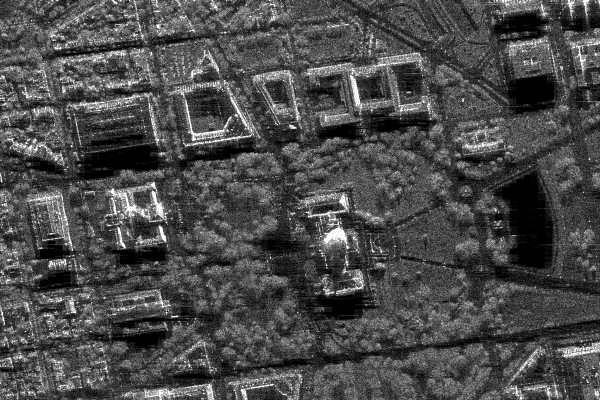
#> input picture dz1/sar_1_gray.jpg, 600 x 400 px
$ jupyter execute dz_1.ipynb
#> lines starting #> are read from the running program, lines starting #| are printed output that depends on the picture; after the words box and inside, x2 and y2 are one past the last pixel; in counts of white or black regions, pixels touching at a corner belong together
[cell 1]
import numpy as np
import cv2
import matplotlib.pyplot as plt

[cell 2]
image = cv2.imread('sar_1_gray.jpg')
#> image is the input picture: shape (400, 600, 3); min 0, max 255, mean 74.9
image_gray = cv2.cvtColor(image, cv2.COLOR_BGR2GRAY)

plt.figure(figsize=(6,3))
plt.imshow(image_gray, cmap='gray')
plt.title("Оригинал (gray)")
plt.axis("off")
plt.show()
print(" ")

[cell 3]
hist = cv2.calcHist([image_gray], [0], None, [256], [0,256])
#> hist = 256 values, max 3786 at index 1, min 40 at index 251, mean 937.5
hist_cum = hist.cumsum()
#> hist_cum = 256 values from 2689 to 240000
hist_norm = hist / (image_gray.shape[0]*image_gray.shape[1])
#> hist_norm = 256 values, max 0.0158 at index 1, min 0.000167 at index 251, mean 0.00391

plt.figure(figsize=(12,4))
plt.subplot(1,3,1)
plt.plot(hist)
plt.title("Обычная гистограмма")
plt.xlabel("Интенсивность")
plt.ylabel("Частота")
plt.grid(True)

plt.subplot(1,3,2)
plt.plot(hist_cum)
plt.title("Кумулятивная гистограмма")
plt.xlabel("Интенсивность")
plt.ylabel("Накопленная частота")
plt.grid(True)

plt.subplot(1,3,3)
plt.plot(hist_norm)
plt.title("Нормализованная гистограмма")
plt.xlabel("Интенсивность")
plt.ylabel("Вероятность")
plt.grid(True)

plt.tight_layout()
plt.show()
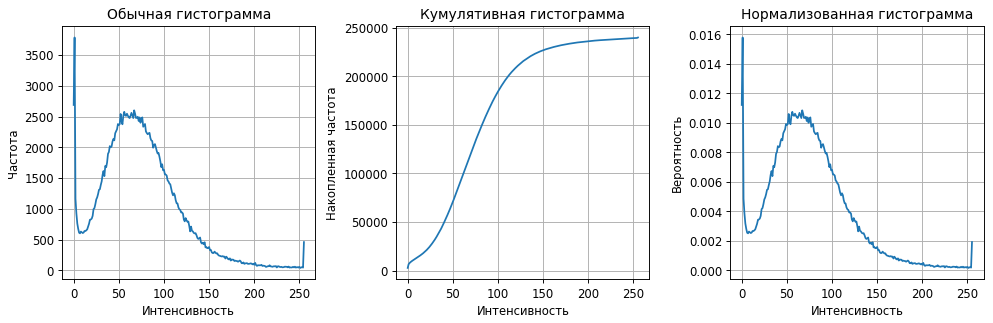
#> figure drawn by matplotlib, 3 panels; panel 1: curve peaks at x = 1, y = 3786; panel 2: curve peaks at x = 255, y = 240000; panel 3: curve peaks at x = 1, y = 0.0158
print(" ")

[cell 4]
def gamma_correction(img, gamma):
    img_f = img.astype(np.float32)/255.0
    corrected = np.power(img_f, gamma)
    corrected = np.clip(corrected*255, 0, 255).astype(np.uint8)
    return corrected

gamma_values = [0.2,0.4,0.6,0.8,1.0,1.2,1.5,1.8,2.2]

plt.figure(figsize=(18,6))
plt.subplot(2,5,1)
plt.imshow(image_gray, cmap='gray')
plt.title("Оригинал")
plt.axis("off")

gamma_results = {}
for i, g in enumerate(gamma_values):
    corrected = gamma_correction(image_gray, g)
    gamma_results[g] = corrected
    plt.subplot(2,5,i+2)
    plt.imshow(corrected, cmap='gray')
    plt.title(f"γ={g}")
    plt.axis("off")
#> this loop made 9 passes
#> pass 1, in gamma_correction, `corrected = np.power(img_f, gamma)`:
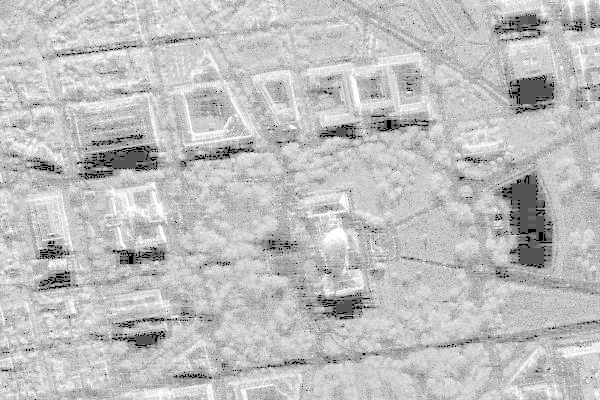
#> corrected: shape (400, 600) float32; min 0, max 1, mean 0.75
#> pass 2, in gamma_correction (call 2), `corrected = np.power(img_f, gamma)`:
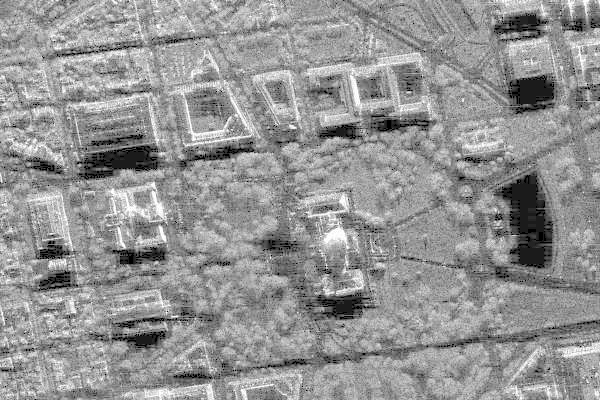
#> corrected: shape (400, 600) float32; min 0, max 1, mean 0.581
#> after the loop, gamma_results = 9 items

plt.tight_layout()
plt.show()
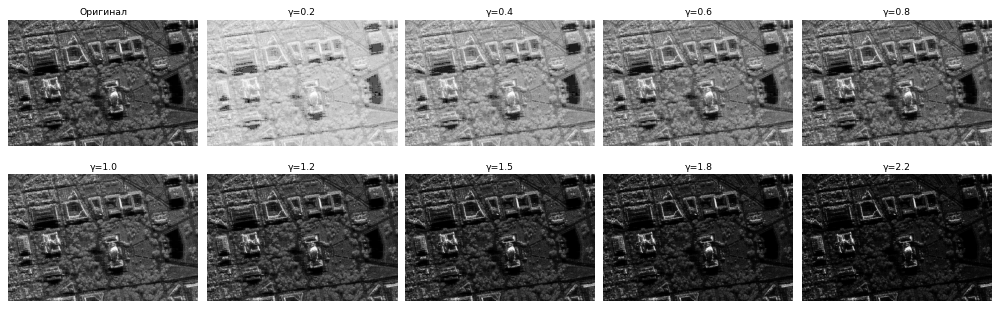
#> figure drawn by matplotlib, 10 panels
print(" ")

[cell 5]
from skimage.metrics import structural_similarity, mean_squared_error

def mse(img1,img2):
    return np.mean((img1.astype(float)-img2.astype(float))**2)

def compute_ssim(img1,img2):
    return structural_similarity(img1,img2,data_range=255)

print(f"{'Gamma':>6} | {'MSE':>8} | {'SSIM':>8}")
print("-"*30)
for g,img_g in gamma_results.items():
    mse_val = mse(image_gray, img_g)
    ssim_val = compute_ssim(image_gray, img_g)
    print(f"{g:6} | {mse_val:8.2f} | {ssim_val:8.4f}")
#> this loop made 9 passes
#> (g, mse_val, ssim_val) on passes 1 to 9: (0.2, 14018.1, 0.503), (0.4, 5517.9, 0.712), (0.6, 1784.3, 0.854), (0.8, 323.2, 0.96), (1, 0, 1), (1.2, 223.8, 0.957), (1.5, 971.8, 0.807), (1.8, 1837.9, 0.632), (2.2, 2894.1, 0.436)
#|    0.2 | 14018.05 |   0.5027
#|    0.4 |  5517.94 |   0.7121
#|    0.6 |  1784.27 |   0.8535
#|    0.8 |   323.21 |   0.9600
#|    1.0 |     0.00 |   1.0000
#|    1.2 |   223.76 |   0.9572
#|    1.5 |   971.82 |   0.8066
#|    1.8 |  1837.90 |   0.6316
#> (further printed lines are left out)
print(" ")

[cell 6]
mean_src = image_gray.mean()
#> mean_src = 74.94
std_src = image_gray.std()
#> std_src = 43.66
eq_gray = cv2.equalizeHist(image_gray)
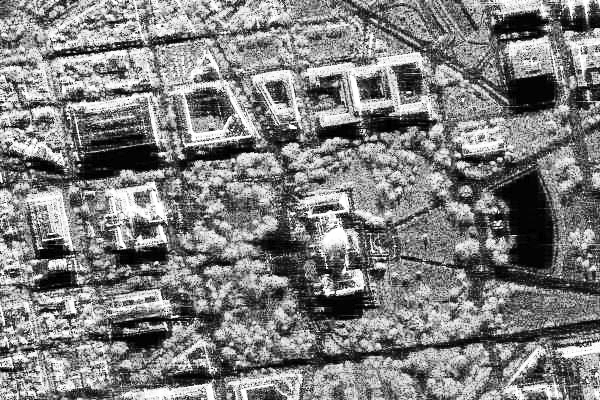
#> eq_gray: shape (400, 600); min 0, max 255, mean 127
mean_eq = eq_gray.mean()
#> mean_eq = 127
std_eq = eq_gray.std()
#> std_eq = 74.27

print(f"Исходная статистика: mean={mean_src:.2f}, std={std_src:.2f}")
#| Исходная статистика: mean=74.94, std=43.66
print(f"Целевая статистика (eq_gray): mean={mean_eq:.2f}, std={std_eq:.2f}")
#| Целевая статистика (eq_gray): mean=127.03, std=74.27

if std_src>1e-6:
    corrected_stat = mean_eq + (image_gray.astype(float)-mean_src)*(std_eq/std_src)
else:
    corrected_stat = np.full_like(image_gray.astype(float), mean_eq)
corrected_stat = np.clip(corrected_stat,0,255).astype(np.uint8)
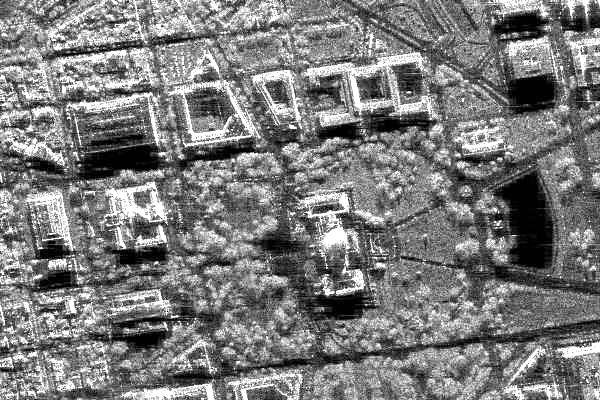
#> corrected_stat: shape (400, 600); min 0, max 255, mean 123.1

plt.figure(figsize=(15,4))
plt.subplot(1,3,1)
plt.imshow(image_gray, cmap='gray')
plt.title(f"Оригинал\nmean={mean_src:.1f}, std={std_src:.1f}")
plt.axis("off")
plt.subplot(1,3,2)
plt.imshow(eq_gray, cmap='gray')
plt.title(f"EQ_GRAY\nmean={mean_eq:.1f}, std={std_eq:.1f}")
plt.axis("off")
plt.subplot(1,3,3)
plt.imshow(corrected_stat, cmap='gray')
plt.title(f"Stat-corr\nmean={corrected_stat.mean():.1f}, std={corrected_stat.std():.1f}")
plt.axis("off")
plt.tight_layout()
plt.show()

mse_stat = mse(image_gray, corrected_stat)
#> mse_stat = 2946.7
ssim_stat = compute_ssim(image_gray, corrected_stat)
#> ssim_stat = 0.786
print(f"Stat-correction: MSE={mse_stat:.2f}, SSIM={ssim_stat:.4f}")
#| Stat-correction: MSE=2946.70, SSIM=0.7862
print(" ")

[cell 7]
diff_values = [0,10,20,30,40,50,60,70,80,90,100,110,120,130,140,150,160,170,180,190]
plt.figure(figsize=(17, 13))
for i in range(0, 20):
    _,thresh1 = cv2.threshold(image_gray, diff_values[i] ,255,cv2.THRESH_BINARY)
    plt.subplot(4, 5, i+1)
    plt.imshow(thresh1, cmap='gray')
    plt.title(f"Параметр={diff_values[i]}")
    plt.axis('off')
#> this loop made 20 passes
#> pass 1, `_,thresh1 = cv2.threshold(image_gray, diff_values[i] ,255,cv2.THRESH_B..`:
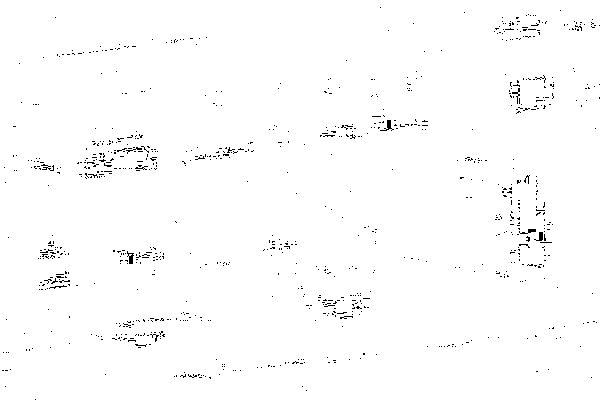
#> thresh1: shape (400, 600); 98.9% white; black in thin lines or dots
#> pass 2, `_,thresh1 = cv2.threshold(image_gray, diff_values[i] ,255,cv2.THRESH_B..`:
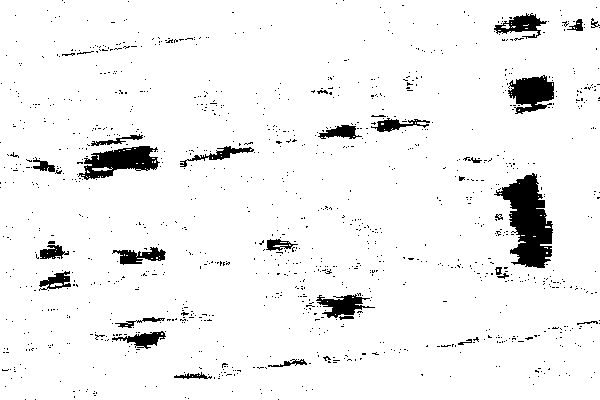
#> thresh1: shape (400, 600); 94.6% white; 1176 black regions (1143 under 20 px), largest, box (x1, y1, x2, y2) and area: (494, 173, 553, 268) 2984, (78, 146, 160, 180) 1497, (508, 75, 554, 114) 1164
#> pass 3, `_,thresh1 = cv2.threshold(image_gray, diff_values[i] ,255,cv2.THRESH_B..`:
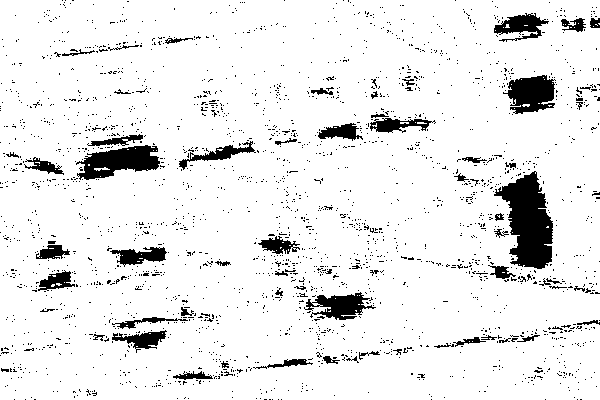
#> thresh1: shape (400, 600); 91.6% white; 2342 black regions (2277 under 20 px), largest, box (x1, y1, x2, y2) and area: (494, 171, 553, 269) 3370, (76, 145, 160, 180) 1719, (503, 75, 556, 114) 1370

plt.suptitle("Пороговая фильтрация\n с различными параметрами", fontsize=14)
plt.tight_layout()
plt.show()
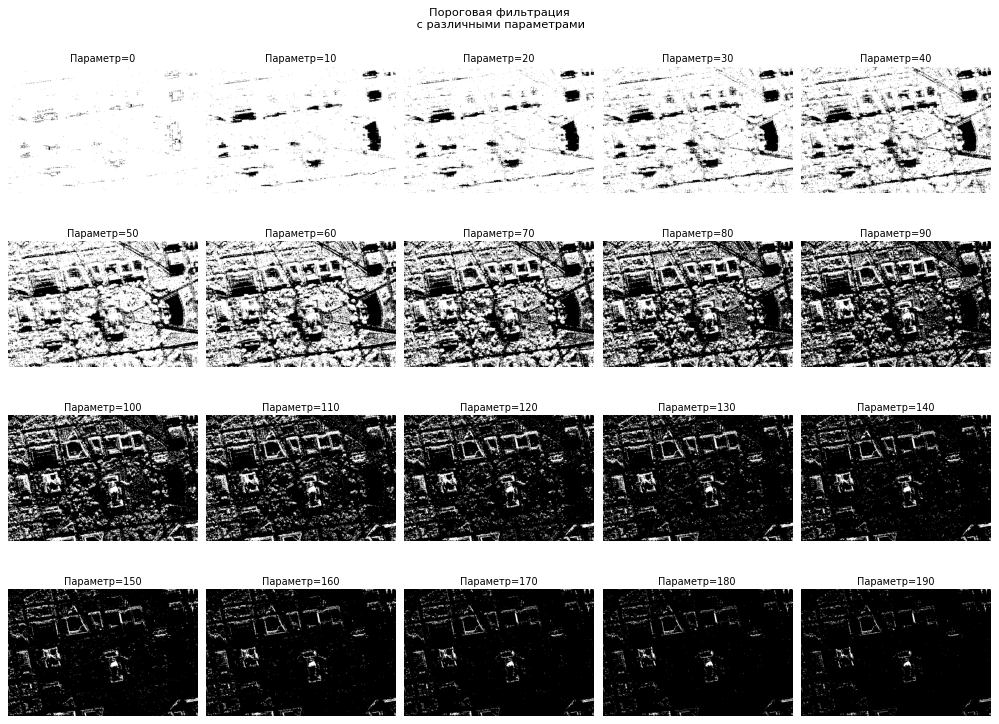
#> figure drawn by matplotlib, 20 panels
